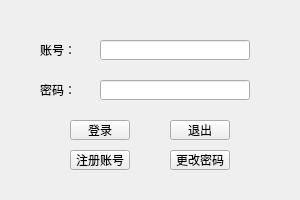
<?xml version="1.0" encoding="UTF-8"?>
<ui version="4.0">
 <class>Widget</class>
 <widget class="QWidget" name="Widget">
  <property name="geometry">
   <rect>
    <x>0</x>
    <y>0</y>
    <width>300</width>
    <height>200</height>
   </rect>
  </property>
  <property name="windowTitle">
   <string>Widget</string>
  </property>
  <widget class="QLineEdit" name="lineEdit">
   <property name="geometry">
    <rect>
     <x>100</x>
     <y>40</y>
     <width>150</width>
     <height>20</height>
    </rect>
   </property>
  </widget>
  <widget class="QLineEdit" name="lineEdit_2">
   <property name="geometry">
    <rect>
     <x>100</x>
     <y>80</y>
     <width>150</width>
     <height>20</height>
    </rect>
   </property>
  </widget>
  <widget class="QLabel" name="label">
   <property name="geometry">
    <rect>
     <x>40</x>
     <y>40</y>
     <width>40</width>
     <height>20</height>
    </rect>
   </property>
   <property name="text">
    <string>账号：</string>
   </property>
  </widget>
  <widget class="QLabel" name="label_2">
   <property name="geometry">
    <rect>
     <x>40</x>
     <y>80</y>
     <width>40</width>
     <height>20</height>
    </rect>
   </property>
   <property name="text">
    <string>密码：</string>
   </property>
  </widget>
  <widget class="QPushButton" name="pushButton">
   <property name="geometry">
    <rect>
     <x>70</x>
     <y>120</y>
     <width>60</width>
     <height>20</height>
    </rect>
   </property>
   <property name="text">
    <string>登录</string>
   </property>
  </widget>
  <widget class="QPushButton" name="pushButton_2">
   <property name="geometry">
    <rect>
     <x>170</x>
     <y>120</y>
     <width>60</width>
     <height>20</height>
    </rect>
   </property>
   <property name="text">
    <string>退出</string>
   </property>
  </widget>
  <widget class="QPushButton" name="pushButton_3">
   <property name="geometry">
    <rect>
     <x>70</x>
     <y>150</y>
     <width>60</width>
     <height>20</height>
    </rect>
   </property>
   <property name="text">
    <string>注册账号</string>
   </property>
  </widget>
  <widget class="QPushButton" name="pushButton_4">
   <property name="geometry">
    <rect>
     <x>170</x>
     <y>150</y>
     <width>60</width>
     <height>20</height>
    </rect>
   </property>
   <property name="text">
    <string>更改密码</string>
   </property>
  </widget>
 </widget>
 <resources/>
 <connections/>
</ui>
